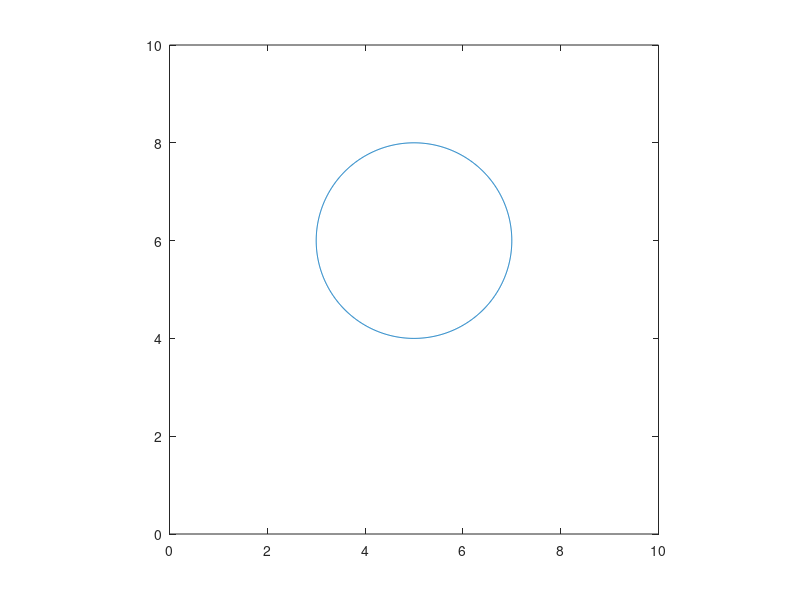

This chart was generated by the following MATLAB code: (Note: this script raises an error after producing the figure.)
%Visualize the sphere and the respective image slices
% % % % figure;
% % % % [x,y,z] = sphere;
% % % % surf(x*2,y*2+6,z*2);
% % % % hold on;
% % % % xlim([-10,10]);
% % % % ylim([-10,10]);
% % % % zlim([-10,10]);
% % % % 
% % % % for alpha = -15 : 2 : 15;
% % % %     [X,Y] = meshgrid(-10:.2:10, -10:.2:10);
% % % %     Z = tan(alpha/180*pi)*Y;
% % % %     surf(Z)
% % % %     hold on;
% % % %     pause;
% % % % end

angle = 0;
t = linspace(0,2*pi,1000);
alpha = angle*pi/180;
A = 1 + (tan(alpha))^2;

x = sqrt(-32 + 36/A)*cos(t);
y = 6/A + sqrt(-32 + 36/A)/sqrt(A)*sin(t);
z = y*tan(alpha);

points = [x;y;z];

R = rotx(-angle);

points = R*points;
points(3,:) = 0;
X = points(1,:);
X = X + 5;
Y = points(2,:);
plot(X,Y);
axis equal;
xlim([0,10]);
ylim([0,10]);

image_pad = zeros(100,100);
Xn = roundn(X,-1)*10;
Yn = roundn(Y,-1)*10;

for i = 1 : numel(Xn)
        image_pad(Xn(i),Yn(i)) = 255;
end

im = mat2gray(image_pad);
im = imfill(im,'holes');
imshow(im);




